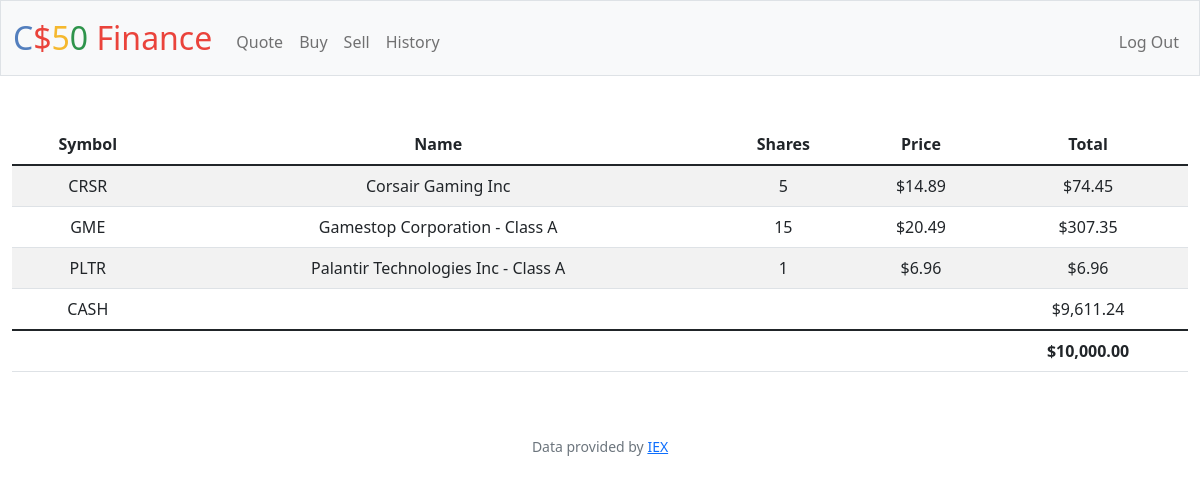
The page / (signed in) on the database its author committed.
### tables this page shows
CREATE TABLE transactions (
    id INTEGER PRIMARY KEY AUTOINCREMENT,
    user_id INTEGER NOT NULL,
    name TEXT NOT NULL,
    shares INTEGER NOT NULL,
    price NUMERIC NOT NULL,
    type TEXT NOT NULL,
    symbol TEXT NOT NULL,
    time TIMESTAMP DEFAULT CURRENT_TIMESTAMP,
    FOREIGN KEY(user_id) REFERENCES users(id)
);

CREATE TABLE users (id INTEGER PRIMARY KEY AUTOINCREMENT NOT NULL, username TEXT NOT NULL, hash TEXT NOT NULL, cash NUMERIC NOT NULL DEFAULT 10000.00);

### app.py (the view)
@app.route("/")
@login_required
def index():
    user_id = session["user_id"]
    stocks = db.execute("SELECT symbol, name, price, SUM(shares) as totalShares FROM transactions WHERE user_id = ? GROUP BY symbol", user_id)
    cash = db.execute("SELECT cash FROM users WHERE id = ?", user_id)[0]["cash"]
    total = cash
    for stock in stocks:
        total += stock["price"] * stock["totalShares"]
    return render_template("index.html", stocks=stocks, cash=cash, usd=usd, total=total)

### app.py (called while the page is built)
@app.after_request
def after_request(response):
    response.headers["Cache-Control"] = "no-cache, no-store, must-revalidate"
    response.headers["Expires"] = 0
    response.headers["Pragma"] = "no-cache"
    return response

### helpers.py (called while the page is built)
def login_required(f):
    @wraps(f)
    def decorated_function(*args, **kwargs):
        if session.get("user_id") is None:
            return redirect("/login")
        return f(*args, **kwargs)
    return decorated_function

def usd(value):
    return f"${value:,.2f}"

### templates/index.html (shortened to what this page needs)
{% extends "layout.html" %}
{% block main %}
    <table class="table table-striped">
        <thead>
            <tr>
                <th>Symbol</th>
                <th>Name</th>
                <th>Shares</th>
                <th>Price</th>
                <th>Total</th>
            </tr>
        </thead>
        <tbody>
            {% for stock in stocks %}
            <tr>
                <td> {{ stock["symbol"] }} </td>
                <td> {{ stock["name"] }} </td>
                <td> {{ stock["totalShares"] }} </td>
                <td> {{ usd(stock["price"]) }} </td>
                <td> {{ usd(stock["totalShares"] * stock["price"]) }} </td>
            </tr>
            {% endfor %}
            <tr>
                <td>CASH</td>
                <td colspan="3"></td>
                <td>{{ usd(cash) }}</td>
            </tr>
        </tbody>
        <tfoot>
            <td colspan="4"></td>
            <td><strong>{{ usd(total) }}</strong></td>
        </tfoot>
    </table>
{% endblock %}

### rows shown on the page
transactions: symbol "CRSR", name "Corsair Gaming Inc", totalShares "5", price "$14.89", totalShares "$74.45"
users: cash "$9,611.24"

### other values the page prints
{{ stock["symbol"] }} "GME" "PLTR"
{{ stock["name"] }} "Gamestop Corporation - Class A" "Palantir Technologies Inc - Class A"
{{ stock["totalShares"] }} "15" "1"
{{ usd(stock["price"]) }} "$20.49" "$6.96"
{{ usd(stock["totalShares"] * stock["price"]) }} "$307.35" "$6.96"
{{ usd(total) }} "$10,000.00"
